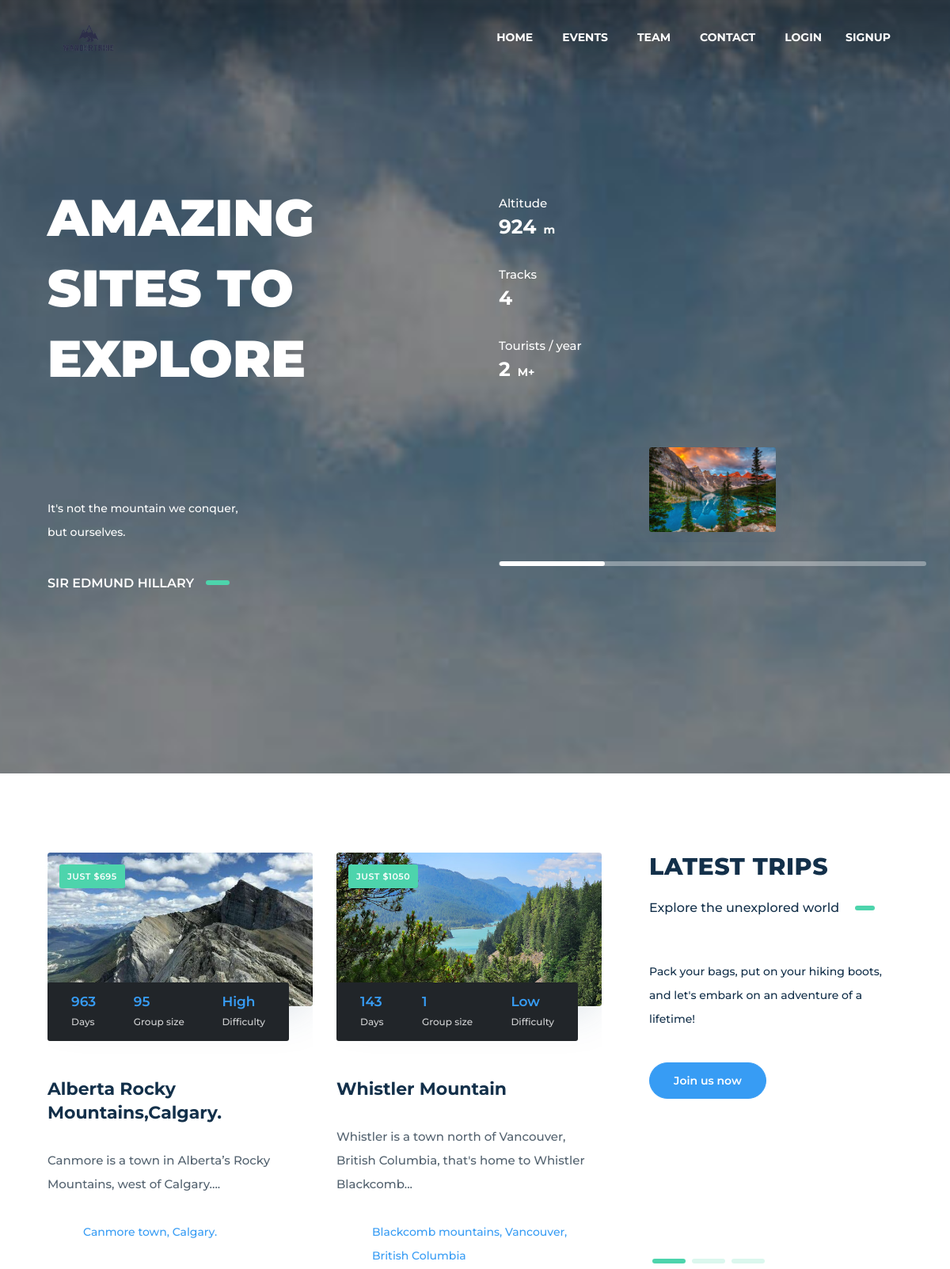
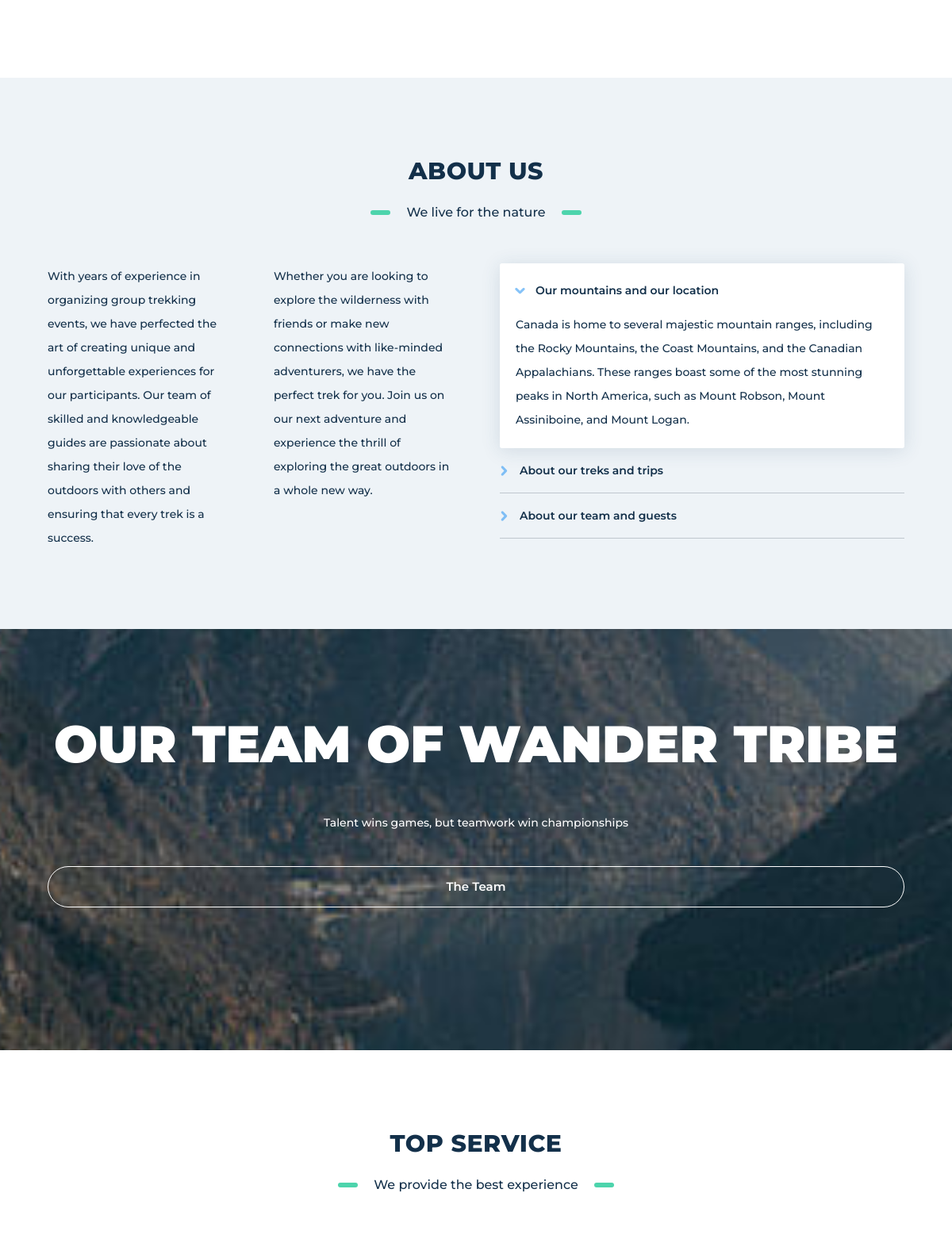
The page / (upper part) on the database its author committed (2 pictures, top to bottom).
### main/models.py (models this page shows)
class Hike(models.Model):
    LEVEL = [
        ("High", "High"),
        ("Low", "Low"),
        ("Medium", "Medium"),
    ]
    description = models.CharField(max_length=1000)
    duration = models.IntegerField(default=1)
    distance = models.IntegerField(default=1)
    group_size = models.IntegerField(default=1)
    trail = models.CharField(max_length=1000)
    address = models.CharField(max_length=100)
    mountain = models.CharField(max_length=100)
    altitude = models.IntegerField(default=1)
    area = models.IntegerField(default=1)
    cost = models.IntegerField(default=1)
    level = models.CharField(max_length=100, choices=LEVEL, default='High')
    hike_date = models.DateField()
    available_capcity = models.IntegerField(default=0)
    gmap_url = models.CharField(max_length=10000)
    user_id = models.ForeignKey(Guide, on_delete=models.CASCADE, null=False)
    image = models.ImageField(upload_to='images/Hikes/', null=True, blank=True)
    image_name = models.CharField(max_length=500, null=True, blank=True)
    created_at = models.DateTimeField(auto_now_add=True)
    updated_at = models.DateTimeField(auto_now=True)
    def __str__(self):
        return "Hike ID: " + str(self.pk) + " | Mountain: " + self.mountain

### main/views.py (the view, shortened to what this page needs)
# urls.py: path('', views.index, name='index'),
def index(request):
    list(messages.get_messages(request))
    print(f"Hi,{request.method}\n", Hike.objects.all().order_by('-id')[:5])
    return render(request, 'index.html', {"treks": Hike.objects.all().order_by('-id')[:5]})

### main/templates/index.html (shortened to what this page needs)
{% extends 'base.html' %}
{% load static %}
{% block main_content %}
<main>
    <section class="section-image section-full-width-right light ken-burn-center" data-parallax="scroll" data-image-src="{% static 'media/hd-1.jpg' %}">
        <div class="container">
            <hr class="space-lg" />
            <hr class="space-sm" />
            <div class="row">
                <div class="col-lg-6">
                    <h1 data-anima="fade-left" data-time="2000" class="text-lg text-uppercase text-black">Amazing sites to explore</h1>
                    <hr class="space-lg" />
                    <hr class="space-sm hidden-lg" />
                    <ul class="slider width-50" data-options="type:slider,perView:1">
                        <li>
                            <p class="quote">
                                It's not the mountain we conquer, but ourselves.
                                <span class="quote-author">Sir Edmund Hillary</span>
                            </p>
                        </li>
                    </ul>
                </div>
                <div class="col-lg-6">
                    <hr class="space-xs" />
                    <div class="counter counter-vertical counter-icon">
                        <div>
                            <h3>Altitude</h3>
                            <div class="value">
                                <span class="text-md" data-to="1650" data-speed="5000">1650</span>
                                <span>m</span>
                            </div>
                        </div>
                    </div>
                    <hr class="space-sm" />
                    <div class="counter counter-vertical counter-icon">
                        <div>
                            <h3>Tracks</h3>
                            <div class="value">
                                <span class="text-md" data-to="7" data-speed="5000">7</span>
                            </div>
                        </div>
                    </div>
                    <hr class="space-sm" />
                    <div class="counter counter-vertical counter-icon">
                        <div>
                            <h3>Tourists / year</h3>
                            <div class="value">
                                <span class="text-md" data-to="3" data-speed="5000">3</span>
                                <span>M+</span>
                            </div>
                        </div>
                    </div>
                    <hr class="space" />
                    <ul class="slider" data-options="type:carousel,nav:true,perView:3,perViewLg:2,perViewSm:1,gap:30,controls:out,autoplay:3000">
                        <li>
                            <a class="img-box lightbox" href="{% static 'media/image-2.jpg' %}" data-lightbox-anima="fade-top">
                                <img src="{% static 'media/image-2.jpg' %}" alt="">
                            </a>
                        </li>
                    </ul>
                </div>
            </div>
            <hr class="space-lg" />
        </div>
    </section>
    <section class="section-base">
        <div class="container">
            <div class="row">
                <div class="col-lg-8">
                    <ul class="slider controls-right" data-options="type:carousel,nav:true,perView:2,perViewSm:1,gap:30,controls:out">
                    {% for i in treks %}
                        <li>
                            <div class="cnt-box cnt-box-info" data-href="treks-single.html">
                                <div class="extra-field">Just ${{ i.cost }}</div>
                                <a href="singleTrek/{{i.pk}}" class="img-box"><img src="{{ i.image.url }}" alt="" /></a>
                                <div class="caption">
                                    <h2>{{ i.mountain }}</h2>
                                    <div class="cnt-info">
                                        <div><span>Days</span><span>{{ i.duration }}3</span></div>
                                        <div><span>Group size</span><span>{{ i.group_size }}</span></div>
                                        <div><span>Difficulty</span><span>{{ i.level }}</span></div>
                                    </div>
                                    <p>
                                        {{ i.description|slice:":100" }}...
                                    </p>
                                    <div class="bottom-info">
                                        {{ i.address }}
                                    </div>
                                </div>
                            </div>
                        </li>
                    {% endfor %}
                    </ul>
                </div>
                <div class="col-lg-4">
                    <div class="title">
                        <h2>Latest trips</h2>
                        <p>Explore the unexplored world</p>
                    </div>
                    <p>
                        Pack your bags, put on your hiking boots, and let's embark on an adventure of a lifetime!
                    </p>
                    <a href="treks" class="btn btn-circle btn-xs">Join us now</a>
                </div>
            </div>
        </div>
    </section>
    <section class="section-base section-color">
        <div class="container">
            <div class="title align-center align-left-md">
                <h2>About us</h2>
                <p>We live for the nature</p>
            </div>
            <div class="row">
                <div class="col-lg-3">
                    <p>
                        With years of experience in organizing group trekking events, we have perfected the art of creating unique and unforgettable experiences for our participants. Our team of skilled and knowledgeable guides are passionate about sharing their love of the outdoors with others and ensuring that every trek is a success.
                    </p>
                </div>
                <div class="col-lg-3 no-margin-md">
                    <p>
                        Whether you are looking to explore the wilderness with friends or make new connections with like-minded adventurers, we have the perfect trek for you. Join us on our next adventure and experience the thrill of exploring the great outdoors in a whole new way.
                    </p>
                </div>
                <div class="col-lg-6">
                    <ul class="accordion-list" data-open="1">
                        <li>
                            <a href="#">Our mountains and our location</a>
                            <div class="content">
                                <p>
                                    Canada is home to several majestic mountain ranges, including the Rocky Mountains, the Coast Mountains, and the Canadian Appalachians. These ranges boast some of the most stunning peaks in North America, such as Mount Robson, Mount Assiniboine, and Mount Logan.
                                </p>
                            </div>
                        </li>
                        <li>
                            <a href="#">About our treks and trips</a>
                        </li>
                        <li>
                            <a href="#">About our team and guests</a>
                        </li>
                    </ul>
                </div>
            </div>
        </div>
    </section>
    <section class="section-slider alpins-slider light section-full-width-left" data-slider-parallax="true" data-interval="0">
        <div class="background-slider">
        </div>
        <div class="container">
            <div class="row" >
                <div class="col-lg-12" data-anima="fade-left" data-time="2000" >
                    <h1 class="text-lg text-uppercase text-black d-flex justify-content-center text-center">Our team of Wander Tribe</h1>
                    <p class="d-flex justify-content-center text-center">
                        Talent wins games, but teamwork win championships
                    </p>
                    <a href="{% url 'main:team' %}" class="btn btn-sm btn-circle btn-border d-flex justify-content-center">The Team</a>
                    <hr class="space hidden-md" />
                </div>
            </div>
        </div>
    </section>
    <section class="section-base">
        <div class="container">
            <div class="title align-center">
                <h2>Top service</h2>
                <p>We provide the best experience</p>
            </div>
        </div>
    </section>
</main>
{% endblock %}

### main/static/themekit/css/glide.css (style rules this page uses)
.glide * { box-sizing: inherit; }
.glide__slide { width: 100%; height: 100%; flex-shrink: 0; cursor: grab; white-space: normal; user-select: none; -webkit-touch-callout: none; -webkit-tap-highlight-color: transparent; }
.glide__slide a { user-select: none; -webkit-user-drag: none; -moz-user-select: none; -ms-user-select: none; }

### main/static/themekit/css/content-box.css (style rules this page uses)
.cnt-box { position: relative; overflow: hidden; }
.cnt-box .caption h2 { font-size: 20px; margin-top: 0; margin-bottom: 15px; }
.cnt-box .caption p { font-size: 15px; margin: 0; }
.cnt-box-info { position: relative; }
.cnt-box-info .cnt-info { padding: 15px 0; }
.cnt-box-info .cnt-info > div { display: flex; justify-content: space-between; }
.cnt-box-info .caption { padding-top: 30px; }
.cnt-box-info .bottom-info { padding: 15px 0 0 0; }
.cnt-box-info .extra-field { position: absolute; z-index: 1; margin: 15px; }

### rows shown on the page
Hike: cost "695", image (picture), mountain "Alberta Rocky Mountains,Calgary.", duration "96", group_size "95", level "High", description "Canmore is a town in Alberta’s Rocky Mountains, west of Calgary.", address "Canmore town, Calgary."
Hike: cost "1050", image (picture), mountain "Whistler Mountain", duration "14", group_size "1", level "Low", description "Whistler is a town north of Vancouver, British Columbia, that's home to Whistler Blackcomb", address "Blackcomb mountains, Vancouver, British Columbia"
